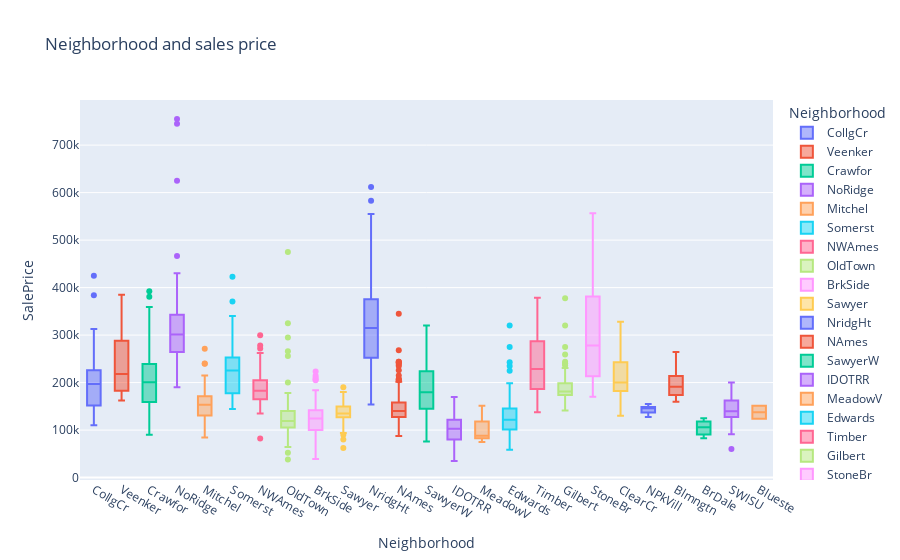

The cell this chart's notebook holds for it:
### Markdown cell above
# Mahalle
Mahalle değişkeni, satış fiyatları ile ilgili önemli bir faktördür. Bazı mahallelerin diğerlerinden daha yüksek fiyatlarla satıldığı görülmektedir. Aşağıdaki grafikte, NoRidge, NridgHt ve StoneBr mahallelerinin diğerlerinden daha yüksek fiyatlarla satıldığı görülmektedir.

### Code cell
# neighborhood and sales price with plotly
fig = px.box(df, x="Neighborhood", y="SalePrice", color =  "Neighborhood" ,  title="Neighborhood and sales price")
fig.show()

### Figure 1 — Plotly figure (JSON) as saved in the notebook; plotly's stock layout.template omitted (floating-point values rounded to 4 significant figures; data arrays with more than 128 entries replaced by an {"elided": "..."} marker saying what was removed)
{"data": [{"alignmentgroup": "True", "hovertemplate": "Neighborhood=%{x}<br>SalePrice=%{y}<extra></extra>", "legendgroup": "CollgCr", "marker": {"color": "#636efa"}, "name": "CollgCr", "notched": false, "offsetgroup": "CollgCr", "orientation": "v", "showlegend": true, "type": "box", "x": {"elided": "150 str values"}, "x0": " ", "xaxis": "x", "y": {"elided": "150 int values"}, "y0": " ", "yaxis": "y"}, {"alignmentgroup": "True", "hovertemplate": "Neighborhood=%{x}<br>SalePrice=%{y}<extra></extra>", "legendgroup": "Veenker", "marker": {"color": "#EF553B"}, "name": "Veenker", "notched": false, "offsetgroup": "Veenker", "orientation": "v", "showlegend": true, "type": "box", "x": ["Veenker", "Veenker", "Veenker", "Veenker", "Veenker", "Veenker", "Veenker", "Veenker", "Veenker", "Veenker", "Veenker"], "x0": " ", "xaxis": "x", "y": [181500, 385000, 162500, 324000, 245500, 165000, 270000, 187000, 218000, 194000, 294000], "y0": " ", "yaxis": "y"}, {"alignmentgroup": "True", "hovertemplate": "Neighborhood=%{x}<br>SalePrice=%{y}<extra></extra>", "legendgroup": "Crawfor", "marker": {"color": "#00cc96"}, "name": "Crawfor", "notched": false, "offsetgroup": "Crawfor", "orientation": "v", "showlegend": true, "type": "box", "x": ["Crawfor", "Crawfor", "Crawfor", "Crawfor", "Crawfor", "Crawfor", "Crawfor", "Crawfor", "Crawfor", "Crawfor", "Crawfor", "Crawfor", "Crawfor", "Crawfor", "Crawfor", "Crawfor", "Crawfor", "Crawfor", "Crawfor", "Crawfor", "Crawfor", "Crawfor", "Crawfor", "Crawfor", "Crawfor", "Crawfor", "Crawfor", "Crawfor", "Crawfor", "Crawfor", "Crawfor", "Crawfor", "Crawfor", "Crawfor", "Crawfor", "Crawfor", "Crawfor", "Crawfor", "Crawfor", "Crawfor", "Crawfor", "Crawfor", "Crawfor", "Crawfor", "Crawfor", "Crawfor", "Crawfor", "Crawfor", "Crawfor", "Crawfor", "Crawfor"], "x0": " ", "xaxis": "x", "y": [140000, 163500, 217000, 259500, 200100, 315000, 311500, 235000, 158500, 157000, 177000, 239000, 90350, 188700, 289000, 96500, 234000, 200624, 217500, 359100, 149000, 137500, 257500, 222000, 164000, 189950, 250000, 145000, 145000, 160000, 165000, 119750, 220000, 219500, 174500, 230000, 224000, 239000, 154900, 392500, 138887, 230000, 381000, 139000, 177500, 335000, 177000, 275000, 223000, 191000, 266500], "y0": " ", "yaxis": "y"}, {"alignmentgroup": "True", "hovertemplate": "Neighborhood=%{x}<br>SalePrice=%{y}<extra></extra>", "legendgroup": "NoRidge", "marker": {"color": "#ab63fa"}, "name": "NoRidge", "notched": false, "offsetgroup": "NoRidge", "orientation": "v", "showlegend": true, "type": "box", "x": ["NoRidge", "NoRidge", "NoRidge", "NoRidge", "NoRidge", "NoRidge", "NoRidge", "NoRidge", "NoRidge", "NoRidge", "NoRidge", "NoRidge", "NoRidge", "NoRidge", "NoRidge", "NoRidge", "NoRidge", "NoRidge", "NoRidge", "NoRidge", "NoRidge", "NoRidge", "NoRidge", "NoRidge", "NoRidge", "NoRidge", "NoRidge", "NoRidge", "NoRidge", "NoRidge", "NoRidge", "NoRidge", "NoRidge", "NoRidge", "NoRidge", "NoRidge", "NoRidge", "NoRidge", "NoRidge", "NoRidge", "NoRidge"], "x0": " ", "xaxis": "x", "y": [250000, 260000, 290000, 403000, 290000, 260000, 280000, 258000, 315000, 430000, 265000, 315750, 248000, 268000, 350000, 402000, 221000, 755000, 341000, 260400, 290000, 337000, 269790, 336000, 348000, 310000, 248000, 325000, 625000, 285000, 745000, 262000, 301500, 290000, 302000, 333168, 190000, 410000, 466500, 340000, 271000], "y0": " ", "yaxis": "y"}, {"alignmentgroup": "True", "hovertemplate": "Neighborhood=%{x}<br>SalePrice=%{y}<extra></extra>", "legendgroup": "Mitchel", "marker": {"color": "#FFA15A"}, "name": "Mitchel", "notched": false, "offsetgroup": "Mitchel", "orientation": "v", "showlegend": true, "type": "box", "x": ["Mitchel", "Mitchel", "Mitchel", "Mitchel", "Mitchel", "Mitchel", "Mitchel", "Mitchel", "Mitchel", "Mitchel", "Mitchel", "Mitchel", "Mitchel", "Mitchel", "Mitchel", "Mitchel", "Mitchel", "Mitchel", "Mitchel", "Mitchel", "Mitchel", "Mitchel", "Mitchel", "Mitchel", "Mitchel", "Mitchel", "Mitchel", "Mitchel", "Mitchel", "Mitchel", "Mitchel", "Mitchel", "Mitchel", "Mitchel", "Mitchel", "Mitchel", "Mitchel", "Mitchel", "Mitchel", "Mitchel", "Mitchel", "Mitchel", "Mitchel", "Mitchel", "Mitchel", "Mitchel", "Mitchel", "Mitchel", "Mitchel"], "x0": " ", "xaxis": "x", "y": [143000, 239686, 129500, 153500, 171000, 173000, 171500, 124500, 201000, 142500, 156000, 215000, 206300, 113000, 188000, 164000, 134000, 129500, 170000, 138000, 147000, 160000, 162000, 135000, 165500, 146800, 271000, 132250, 131000, 150900, 143000, 172000, 126000, 240000, 115000, 93500, 196000, 171000, 119500, 168000, 165000, 169900, 130000, 139000, 130500, 112000, 160000, 157900, 84500], "y0": " ", "yaxis": "y"}, {"alignmentgroup": "True", "hovertemplate": "Neighborhood=%{x}<br>SalePrice=%{y}<extra></extra>", "legendgroup": "Somerst", "marker": {"color": "#19d3f3"}, "name": "Somerst", "notched": false, "offsetgroup": "Somerst", "orientation": "v", "showlegend": true, "type": "box", "x": ["Somerst", "Somerst", "Somerst", "Somerst", "Somerst", "Somerst", "Somerst", "Somerst", "Somerst", "Somerst", "Somerst", "Somerst", "Somerst", "Somerst", "Somerst", "Somerst", "Somerst", "Somerst", "Somerst", "Somerst", "Somerst", "Somerst", "Somerst", "Somerst", "Somerst", "Somerst", "Somerst", "Somerst", "Somerst", "Somerst", "Somerst", "Somerst", "Somerst", "Somerst", "Somerst", "Somerst", "Somerst", "Somerst", "Somerst", "Somerst", "Somerst", "Somerst", "Somerst", "Somerst", "Somerst", "Somerst", "Somerst", "Somerst", "Somerst", "Somerst", "Somerst", "Somerst", "Somerst", "Somerst", "Somerst", "Somerst", "Somerst", "Somerst", "Somerst", "Somerst", "Somerst", "Somerst", "Somerst", "Somerst", "Somerst", "Somerst", "Somerst", "Somerst", "Somerst", "Somerst", "Somerst", "Somerst", "Somerst", "Somerst", "Somerst", "Somerst", "Somerst", "Somerst", "Somerst", "Somerst", "Somerst", "Somerst", "Somerst", "Somerst", "Somerst", "Somerst"], "x0": " ", "xaxis": "x", "y": [307000, 249700, 172500, 245000, 164500, 250000, 176000, 254900, 177000, 311872, 252678, 262500, 207500, 266000, 185000, 244600, 164700, 239000, 270000, 340000, 187750, 241000, 339750, 222000, 210000, 263435, 226700, 208300, 176000, 263000, 146000, 151000, 168500, 226000, 370878, 205950, 423000, 227875, 148800, 196000, 172500, 179400, 215200, 264132, 225000, 227680, 232600, 147400, 151000, 250580, 303477, 328900, 255000, 173733, 320000, 253000, 155000, 182000, 165000, 199900, 197000, 232000, 252000, 197000, 160000, 235128, 171900, 174000, 290000, 229456, 214000, 248328, 186500, 183900, 232000, 208900, 147000, 227000, 177500, 144152, 216000, 250000, 282922, 310000, 287090, 185000], "y0": " ", "yaxis": "y"}, {"alignmentgroup": "True", "hovertemplate": "Neighborhood=%{x}<br>SalePrice=%{y}<extra></extra>", "legendgroup": "NWAmes", "marker": {"color": "#FF6692"}, "name": "NWAmes", "notched": false, "offsetgroup": "NWAmes", "orientation": "v", "showlegend": true, "type": "box", "x": ["NWAmes", "NWAmes", "NWAmes", "NWAmes", "NWAmes", "NWAmes", "NWAmes", "NWAmes", "NWAmes", "NWAmes", "NWAmes", "NWAmes", "NWAmes", "NWAmes", "NWAmes", "NWAmes", "NWAmes", "NWAmes", "NWAmes", "NWAmes", "NWAmes", "NWAmes", "NWAmes", "NWAmes", "NWAmes", "NWAmes", "NWAmes", "NWAmes", "NWAmes", "NWAmes", "NWAmes", "NWAmes", "NWAmes", "NWAmes", "NWAmes", "NWAmes", "NWAmes", "NWAmes", "NWAmes", "NWAmes", "NWAmes", "NWAmes", "NWAmes", "NWAmes", "NWAmes", "NWAmes", "NWAmes", "NWAmes", "NWAmes", "NWAmes", "NWAmes", "NWAmes", "NWAmes", "NWAmes", "NWAmes", "NWAmes", "NWAmes", "NWAmes", "NWAmes", "NWAmes", "NWAmes", "NWAmes", "NWAmes", "NWAmes", "NWAmes", "NWAmes", "NWAmes", "NWAmes", "NWAmes", "NWAmes", "NWAmes", "NWAmes", "NWAmes"], "x0": " ", "xaxis": "x", "y": [200000, 205000, 190000, 181000, 174000, 190000, 179900, 241500, 175500, 235000, 175000, 260000, 187500, 202500, 190000, 215000, 175500, 190000, 175000, 158000, 213250, 229000, 148000, 240000, 165150, 82500, 152000, 197900, 140000, 165000, 157000, 299800, 196500, 161500, 181000, 152000, 250000, 207500, 175000, 176000, 197500, 272000, 195000, 185000, 136905, 227000, 173000, 278000, 180000, 154000, 145000, 157000, 205000, 197500, 185000, 153500, 170000, 178000, 185750, 162000, 197900, 143000, 162900, 167900, 135000, 262500, 170000, 250000, 215000, 179900, 182900, 197000, 210000], "y0": " ", "yaxis": "y"}, {"alignmentgroup": "True", "hovertemplate": "Neighborhood=%{x}<br>SalePrice=%{y}<extra></extra>", "legendgroup": "OldTown", "marker": {"color": "#B6E880"}, "name": "OldTown", "notched": false, "offsetgroup": "OldTown", "orientation": "v", "showlegend": true, "type": "box", "x": ["OldTown", "OldTown", "OldTown", "OldTown", "OldTown", "OldTown", "OldTown", "OldTown", "OldTown", "OldTown", "OldTown", "OldTown", "OldTown", "OldTown", "OldTown", "OldTown", "OldTown", "OldTown", "OldTown", "OldTown", "OldTown", "OldTown", "OldTown", "OldTown", "OldTown", "OldTown", "OldTown", "OldTown", "OldTown", "OldTown", "OldTown", "OldTown", "OldTown", "OldTown", "OldTown", "OldTown", "OldTown", "OldTown", "OldTown", "OldTown", "OldTown", "OldTown", "OldTown", "OldTown", "OldTown", "OldTown", "OldTown", "OldTown", "OldTown", "OldTown", "OldTown", "OldTown", "OldTown", "OldTown", "OldTown", "OldTown", "OldTown", "OldTown", "OldTown", "OldTown", "OldTown", "OldTown", "OldTown", "OldTown", "OldTown", "OldTown", "OldTown", "OldTown", "OldTown", "OldTown", "OldTown", "OldTown", "OldTown", "OldTown", "OldTown", "OldTown", "OldTown", "OldTown", "OldTown", "OldTown", "OldTown", "OldTown", "OldTown", "OldTown", "OldTown", "OldTown", "OldTown", "OldTown", "OldTown", "OldTown", "OldTown", "OldTown", "OldTown", "OldTown", "OldTown", "OldTown", "OldTown", "OldTown", "OldTown", "OldTown", "OldTown", "OldTown", "OldTown", "OldTown", "OldTown", "OldTown", "OldTown", "OldTown", "OldTown", "OldTown", "OldTown", "OldTown", "OldTown"], "x0": " ", "xaxis": "x", "y": [129900, 113000, 140000, 80000, 107400, 110000, 133900, 100000, 115000, 87000, 125000, 103200, 152000, 128500, 100000, 200000, 475000, 135000, 104000, 112000, 110000, 107000, 110500, 79000, 137000, 97000, 130000, 73000, 295000, 119900, 178000, 126175, 105900, 109000, 115000, 135000, 79900, 116000, 120000, 110000, 98000, 161000, 89471, 155000, 160000, 91300, 124500, 161000, 106250, 125000, 112500, 131500, 325000, 114504, 124000, 144000, 93000, 87000, 109500, 108480, 140000, 159500, 163000, 132000, 265979, 96500, 128000, 139000, 107900, 106000, 93000, 153500, 157500, 153900, 66500, 124900, 37900, 117000, 168000, 86000, 85000, 87000, 90000, 110500, 170000, 117000, 140000, 117500, 116900, 143000, 115000, 120000, 95000, 125000, 144000, 129500, 122000, 107500, 147000, 256000, 52500, 108500, 122000, 105000, 157000, 136000, 163000, 105000, 125500, 122500, 119000, 64500, 149700], "y0": " ", "yaxis": "y"}, {"alignmentgroup": "True", "hovertemplate": "Neighborhood=%{x}<br>SalePrice=%{y}<extra></extra>", "legendgroup": "BrkSide", "marker": {"color": "#FF97FF"}, "name": "BrkSide", "notched": false, "offsetgroup": "BrkSide", "orientation": "v", "showlegend": true, "type": "box", "x": ["BrkSide", "BrkSide", "BrkSide", "BrkSide", "BrkSide", "BrkSide", "BrkSide", "BrkSide", "BrkSide", "BrkSide", "BrkSide", "BrkSide", "BrkSide", "BrkSide", "BrkSide", "BrkSide", "BrkSide", "BrkSide", "BrkSide", "BrkSide", "BrkSide", "BrkSide", "BrkSide", "BrkSide", "BrkSide", "BrkSide", "BrkSide", "BrkSide", "BrkSide", "BrkSide", "BrkSide", "BrkSide", "BrkSide", "BrkSide", "BrkSide", "BrkSide", "BrkSide", "BrkSide", "BrkSide", "BrkSide", "BrkSide", "BrkSide", "BrkSide", "BrkSide", "BrkSide", "BrkSide", "BrkSide", "BrkSide", "BrkSide", "BrkSide", "BrkSide", "BrkSide", "BrkSide", "BrkSide", "BrkSide", "BrkSide", "BrkSide", "BrkSide"], "x0": " ", "xaxis": "x", "y": [118000, 132000, 68500, 114500, 127000, 105000, 115000, 127000, 76500, 205000, 153575, 214500, 140200, 145000, 100000, 119000, 162900, 110000, 184000, 159000, 128000, 39300, 210000, 113000, 133000, 130000, 79500, 60000, 141500, 89000, 52000, 129000, 100000, 223500, 109500, 88000, 79900, 116500, 167500, 85500, 121600, 128000, 102000, 144000, 149000, 117000, 80500, 127500, 180500, 132500, 72500, 82500, 134900, 131000, 137500, 120000, 207000, 121000], "y0": " ", "yaxis": "y"}, {"alignmentgroup": "True", "hovertemplate": "Neighborhood=%{x}<br>SalePrice=%{y}<extra></extra>", "legendgroup": "Sawyer", "marker": {"color": "#FECB52"}, "name": "Sawyer", "notched": false, "offsetgroup": "Sawyer", "orientation": "v", "showlegend": true, "type": "box", "x": ["Sawyer", "Sawyer", "Sawyer", "Sawyer", "Sawyer", "Sawyer", "Sawyer", "Sawyer", "Sawyer", "Sawyer", "Sawyer", "Sawyer", "Sawyer", "Sawyer", "Sawyer", "Sawyer", "Sawyer", "Sawyer", "Sawyer", "Sawyer", "Sawyer", "Sawyer", "Sawyer", "Sawyer", "Sawyer", "Sawyer", "Sawyer", "Sawyer", "Sawyer", "Sawyer", "Sawyer", "Sawyer", "Sawyer", "Sawyer", "Sawyer", "Sawyer", "Sawyer", "Sawyer", "Sawyer", "Sawyer", "Sawyer", "Sawyer", "Sawyer", "Sawyer", "Sawyer", "Sawyer", "Sawyer", "Sawyer", "Sawyer", "Sawyer", "Sawyer", "Sawyer", "Sawyer", "Sawyer", "Sawyer", "Sawyer", "Sawyer", "Sawyer", "Sawyer", "Sawyer", "Sawyer", "Sawyer", "Sawyer", "Sawyer", "Sawyer", "Sawyer", "Sawyer", "Sawyer", "Sawyer", "Sawyer", "Sawyer", "Sawyer", "Sawyer", "Sawyer"], "x0": " ", "xaxis": "x", "y": [129500, 144000, 90000, 154000, 149350, 127000, 136500, 139000, 180000, 125000, 172500, 143900, 125000, 151000, 122000, 108000, 150000, 149500, 62383, 132500, 132500, 130000, 158000, 121500, 164500, 137000, 118500, 135000, 168000, 128500, 138500, 109900, 130500, 131400, 108000, 142000, 175000, 158900, 134900, 142500, 143500, 128000, 171000, 170000, 127000, 131500, 129000, 148000, 172500, 154500, 165000, 135000, 125500, 132000, 139000, 135000, 155000, 133000, 130000, 140000, 94000, 80000, 129000, 108959, 158000, 148000, 145000, 125000, 112000, 134000, 190000, 137000, 112000, 129000], "y0": " ", "yaxis": "y"}, {"alignmentgroup": "True", "hovertemplate": "Neighborhood=%{x}<br>SalePrice=%{y}<extra></extra>", "legendgroup": "NridgHt", "marker": {"color": "#636efa"}, "name": "NridgHt", "notched": false, "offsetgroup": "NridgHt", "orientation": "v", "showlegend": true, "type": "box", "x": ["NridgHt", "NridgHt", "NridgHt", "NridgHt", "NridgHt", "NridgHt", "NridgHt", "NridgHt", "NridgHt", "NridgHt", "NridgHt", "NridgHt", "NridgHt", "NridgHt", "NridgHt", "NridgHt", "NridgHt", "NridgHt", "NridgHt", "NridgHt", "NridgHt", "NridgHt", "NridgHt", "NridgHt", "NridgHt", "NridgHt", "NridgHt", "NridgHt", "NridgHt", "NridgHt", "NridgHt", "NridgHt", "NridgHt", "NridgHt", "NridgHt", "NridgHt", "NridgHt", "NridgHt", "NridgHt", "NridgHt", "NridgHt", "NridgHt", "NridgHt", "NridgHt", "NridgHt", "NridgHt", "NridgHt", "NridgHt", "NridgHt", "NridgHt", "NridgHt", "NridgHt", "NridgHt", "NridgHt", "NridgHt", "NridgHt", "NridgHt", "NridgHt", "NridgHt", "NridgHt", "NridgHt", "NridgHt", "NridgHt", "NridgHt", "NridgHt", "NridgHt", "NridgHt", "NridgHt", "NridgHt", "NridgHt", "NridgHt", "NridgHt", "NridgHt", "NridgHt", "NridgHt", "NridgHt", "NridgHt"], "x0": " ", "xaxis": "x", "y": [345000, 325300, 256300, 306000, 277500, 309000, 319900, 202500, 317000, 372402, 412500, 220000, 325624, 274900, 386250, 318000, 415298, 207500, 360000, 342643, 354000, 284000, 207000, 266000, 154000, 437154, 318061, 426000, 280000, 555000, 250000, 440000, 380000, 326000, 374000, 202665, 402861, 446261, 255500, 284000, 214000, 253293, 451950, 275000, 314813, 209500, 274000, 194700, 254000, 275500, 395000, 485000, 582933, 224000, 385000, 350000, 611657, 285000, 173000, 395192, 337500, 196000, 185850, 335000, 280000, 318000, 230000, 233170, 367294, 175500, 465000, 171750, 281000, 325000, 202500, 315000, 394617], "y0": " ", "yaxis": "y"}, {"alignmentgroup": "True", "hovertemplate": "Neighborhood=%{x}<br>SalePrice=%{y}<extra></extra>", "legendgroup": "NAmes", "marker": {"color": "#EF553B"}, "name": "NAmes", "notched": false, "offsetgroup": "NAmes", "orientation": "v", "showlegend": true, "type": "box", "x": {"elided": "225 str values"}, "x0": " ", "xaxis": "x", "y": {"elided": "225 int values"}, "y0": " ", "yaxis": "y"}, {"alignmentgroup": "True", "hovertemplate": "Neighborhood=%{x}<br>SalePrice=%{y}<extra></extra>", "legendgroup": "SawyerW", "marker": {"color": "#00cc96"}, "name": "SawyerW", "notched": false, "offsetgroup": "SawyerW", "orientation": "v", "showlegend": true, "type": "box", "x": ["SawyerW", "SawyerW", "SawyerW", "SawyerW", "SawyerW", "SawyerW", "SawyerW", "SawyerW", "SawyerW", "SawyerW", "SawyerW", "SawyerW", "SawyerW", "SawyerW", "SawyerW", "SawyerW", "SawyerW", "SawyerW", "SawyerW", "SawyerW", "SawyerW", "SawyerW", "SawyerW", "SawyerW", "SawyerW", "SawyerW", "SawyerW", "SawyerW", "SawyerW", "SawyerW", "SawyerW", "SawyerW", "SawyerW", "SawyerW", "SawyerW", "SawyerW", "SawyerW", "SawyerW", "SawyerW", "SawyerW", "SawyerW", "SawyerW", "SawyerW", "SawyerW", "SawyerW", "SawyerW", "SawyerW", "SawyerW", "SawyerW", "SawyerW", "SawyerW", "SawyerW", "SawyerW", "SawyerW", "SawyerW", "SawyerW", "SawyerW", "SawyerW", "SawyerW"], "x0": " ", "xaxis": "x", "y": [159000, 144000, 158000, 178000, 118964, 320000, 153900, 141000, 153337, 277000, 194500, 120000, 205000, 173000, 228500, 179200, 225000, 301000, 82000, 125000, 76000, 228000, 275000, 187000, 215000, 316600, 220000, 193500, 143000, 179000, 144000, 175900, 233000, 171000, 189000, 213000, 152000, 236000, 118858, 142953, 238000, 201000, 193000, 184900, 119900, 99500, 262280, 147000, 179900, 239500, 180000, 271900, 107000, 189000, 142500, 179200, 155000, 215000, 257000], "y0": " ", "yaxis": "y"}, {"alignmentgroup": "True", "hovertemplate": "Neighborhood=%{x}<br>SalePrice=%{y}<extra></extra>", "legendgroup": "IDOTRR", "marker": {"color": "#ab63fa"}, "name": "IDOTRR", "notched": false, "offsetgroup": "IDOTRR", "orientation": "v", "showlegend": true, "type": "box", "x": ["IDOTRR", "IDOTRR", "IDOTRR", "IDOTRR", "IDOTRR", "IDOTRR", "IDOTRR", "IDOTRR", "IDOTRR", "IDOTRR", "IDOTRR", "IDOTRR", "IDOTRR", "IDOTRR", "IDOTRR", "IDOTRR", "IDOTRR", "IDOTRR", "IDOTRR", "IDOTRR", "IDOTRR", "IDOTRR", "IDOTRR", "IDOTRR", "IDOTRR", "IDOTRR", "IDOTRR", "IDOTRR", "IDOTRR", "IDOTRR", "IDOTRR", "IDOTRR", "IDOTRR", "IDOTRR", "IDOTRR", "IDOTRR", "IDOTRR"], "x0": " ", "xaxis": "x", "y": [139400, 40000, 110000, 101000, 85000, 169500, 115000, 100000, 84500, 120500, 152000, 89500, 87000, 78000, 147000, 67000, 119500, 34900, 108000, 141000, 135000, 55000, 102776, 103000, 109900, 55993, 106500, 35311, 91000, 81000, 127000, 118400, 120500, 68400, 55000, 125500, 125500], "y0": " ", "yaxis": "y"}, {"alignmentgroup": "True", "hovertemplate": "Neighborhood=%{x}<br>SalePrice=%{y}<extra></extra>", "legendgroup": "MeadowV", "marker": {"color": "#FFA15A"}, "name": "MeadowV", "notched": false, "offsetgroup": "MeadowV", "orientation": "v", "showlegend": true, "type": "box", "x": ["MeadowV", "MeadowV", "MeadowV", "MeadowV", "MeadowV", "MeadowV", "MeadowV", "MeadowV", "MeadowV", "MeadowV", "MeadowV", "MeadowV", "MeadowV", "MeadowV", "MeadowV", "MeadowV", "MeadowV"], "x0": " ", "xaxis": "x", "y": [129900, 91000, 85000, 134000, 81000, 86000, 115000, 75500, 84500, 75000, 88000, 97000, 80000, 151400, 83500, 127000, 92000], "y0": " ", "yaxis": "y"}, {"alignmentgroup": "True", "hovertemplate": "Neighborhood=%{x}<br>SalePrice=%{y}<extra></extra>", "legendgroup": "Edwards", "marker": {"color": "#19d3f3"}, "name": "Edwards", "notched": false, "offsetgroup": "Edwards", "orientation": "v", "showlegend": true, "type": "box", "x": ["Edwards", "Edwards", "Edwards", "Edwards", "Edwards", "Edwards", "Edwards", "Edwards", "Edwards", "Edwards", "Edwards", "Edwards", "Edwards", "Edwards", "Edwards", "Edwards", "Edwards", "Edwards", "Edwards", "Edwards", "Edwards", "Edwards", "Edwards", "Edwards", "Edwards", "Edwards", "Edwards", "Edwards", "Edwards", "Edwards", "Edwards", "Edwards", "Edwards", "Edwards", "Edwards", "Edwards", "Edwards", "Edwards", "Edwards", "Edwards", "Edwards", "Edwards", "Edwards", "Edwards", "Edwards", "Edwards", "Edwards", "Edwards", "Edwards", "Edwards", "Edwards", "Edwards", "Edwards", "Edwards", "Edwards", "Edwards", "Edwards", "Edwards", "Edwards", "Edwards", "Edwards", "Edwards", "Edwards", "Edwards", "Edwards", "Edwards", "Edwards", "Edwards", "Edwards", "Edwards", "Edwards", "Edwards", "Edwards", "Edwards", "Edwards", "Edwards", "Edwards", "Edwards", "Edwards", "Edwards", "Edwards", "Edwards", "Edwards", "Edwards", "Edwards", "Edwards", "Edwards", "Edwards", "Edwards", "Edwards", "Edwards", "Edwards", "Edwards", "Edwards", "Edwards", "Edwards", "Edwards", "Edwards", "Edwards", "Edwards"], "x0": " ", "xaxis": "x", "y": [82000, 94750, 83000, 136900, 155000, 130000, 79000, 127500, 243000, 120000, 130000, 140000, 98000, 186000, 113000, 148000, 131000, 82500, 95000, 198500, 61000, 81000, 125000, 119000, 129000, 60000, 126000, 110000, 118000, 127500, 148000, 140000, 184750, 86000, 107500, 108000, 108000, 185000, 118500, 225000, 67000, 85000, 155000, 108000, 167000, 137500, 103600, 123500, 135000, 320000, 179000, 98000, 102000, 107000, 116000, 130500, 157000, 135500, 135000, 145900, 150000, 127500, 110000, 125000, 82000, 100000, 176000, 84000, 139600, 84900, 144500, 91500, 159500, 137500, 112000, 118000, 80000, 149900, 235000, 93000, 104900, 113000, 165400, 99900, 177000, 115000, 140000, 160000, 130000, 119000, 111000, 79000, 100000, 117000, 58500, 105000, 274970, 112000, 145000, 147500], "y0": " ", "yaxis": "y"}, {"alignmentgroup": "True", "hovertemplate": "Neighborhood=%{x}<br>SalePrice=%{y}<extra></extra>", "legendgroup": "Timber", "marker": {"color": "#FF6692"}, "name": "Timber", "notched": false, "offsetgroup": "Timber", "orientation": "v", "showlegend": true, "type": "box", "x": ["Timber", "Timber", "Timber", "Timber", "Timber", "Timber", "Timber", "Timber", "Timber", "Timber", "Timber", "Timber", "Timber", "Timber", "Timber", "Timber", "Timber", "Timber", "Timber", "Timber", "Timber", "Timber", "Timber", "Timber", "Timber", "Timber", "Timber", "Timber", "Timber", "Timber", "Timber", "Timber", "Timber", "Timber", "Timber", "Timber", "Timber", "Timber"], "x0": " ", "xaxis": "x", "y": [170000, 220000, 269500, 228000, 184000, 375000, 228950, 202900, 175000, 204000, 175000, 315000, 224500, 369900, 305000, 335000, 176000, 312500, 187500, 248900, 187500, 201000, 137500, 270000, 214900, 287000, 293077, 315500, 250000, 186700, 265900, 378500, 180000, 283463, 239000, 167500, 281213, 160000], "y0": " ", "yaxis": "y"}, {"alignmentgroup": "True", "hovertemplate": "Neighborhood=%{x}<br>SalePrice=%{y}<extra></extra>", "legendgroup": "Gilbert", "marker": {"color": "#B6E880"}, "name": "Gilbert", "notched": false, "offsetgroup": "Gilbert", "orientation": "v", "showlegend": true, "type": "box", "x": ["Gilbert", "Gilbert", "Gilbert", "Gilbert", "Gilbert", "Gilbert", "Gilbert", "Gilbert", "Gilbert", "Gilbert", "Gilbert", "Gilbert", "Gilbert", "Gilbert", "Gilbert", "Gilbert", "Gilbert", "Gilbert", "Gilbert", "Gilbert", "Gilbert", "Gilbert", "Gilbert", "Gilbert", "Gilbert", "Gilbert", "Gilbert", "Gilbert", "Gilbert", "Gilbert", "Gilbert", "Gilbert", "Gilbert", "Gilbert", "Gilbert", "Gilbert", "Gilbert", "Gilbert", "Gilbert", "Gilbert", "Gilbert", "Gilbert", "Gilbert", "Gilbert", "Gilbert", "Gilbert", "Gilbert", "Gilbert", "Gilbert", "Gilbert", "Gilbert", "Gilbert", "Gilbert", "Gilbert", "Gilbert", "Gilbert", "Gilbert", "Gilbert", "Gilbert", "Gilbert", "Gilbert", "Gilbert", "Gilbert", "Gilbert", "Gilbert", "Gilbert", "Gilbert", "Gilbert", "Gilbert", "Gilbert", "Gilbert", "Gilbert", "Gilbert", "Gilbert", "Gilbert", "Gilbert", "Gilbert", "Gilbert", "Gilbert"], "x0": " ", "xaxis": "x", "y": [177000, 185000, 168500, 174000, 185000, 180000, 244000, 222500, 320000, 183500, 180500, 200000, 216500, 230000, 185000, 141000, 165600, 188500, 192000, 173000, 172400, 179000, 168000, 145000, 181134, 181000, 199900, 172785, 178000, 179665, 175000, 170000, 183200, 230500, 179540, 239900, 236000, 162000, 176000, 194500, 225000, 174000, 169000, 178000, 180000, 240000, 174000, 169990, 222000, 214000, 178900, 160000, 176485, 178000, 187500, 274725, 181000, 188000, 184100, 163900, 259000, 215000, 169000, 173000, 189000, 176000, 219210, 164000, 184000, 190000, 181000, 225000, 176500, 156932, 377500, 193000, 192140, 186500, 175000], "y0": " ", "yaxis": "y"}, {"alignmentgroup": "True", "hovertemplate": "Neighborhood=%{x}<br>SalePrice=%{y}<extra></extra>", "legendgroup": "StoneBr", "marker": {"color": "#FF97FF"}, "name": "StoneBr", "notched": false, "offsetgroup": "StoneBr", "orientation": "v", "showlegend": true, "type": "box", "x": ["StoneBr", "StoneBr", "StoneBr", "StoneBr", "StoneBr", "StoneBr", "StoneBr", "StoneBr", "StoneBr", "StoneBr", "StoneBr", "StoneBr", "StoneBr", "StoneBr", "StoneBr", "StoneBr", "StoneBr", "StoneBr", "StoneBr", "StoneBr", "StoneBr", "StoneBr", "StoneBr", "StoneBr", "StoneBr"], "x0": " ", "xaxis": "x", "y": [438780, 239000, 501837, 286000, 377426, 394432, 212000, 251000, 325000, 319000, 372500, 207500, 392000, 361919, 189000, 275000, 236500, 180000, 538000, 187500, 556581, 213500, 170000, 278000, 260000], "y0": " ", "yaxis": "y"}, {"alignmentgroup": "True", "hovertemplate": "Neighborhood=%{x}<br>SalePrice=%{y}<extra></extra>", "legendgroup": "ClearCr", "marker": {"color": "#FECB52"}, "name": "ClearCr", "notched": false, "offsetgroup": "ClearCr", "orientation": "v", "showlegend": true, "type": "box", "x": ["ClearCr", "ClearCr", "ClearCr", "ClearCr", "ClearCr", "ClearCr", "ClearCr", "ClearCr", "ClearCr", "ClearCr", "ClearCr", "ClearCr", "ClearCr", "ClearCr", "ClearCr", "ClearCr", "ClearCr", "ClearCr", "ClearCr", "ClearCr", "ClearCr", "ClearCr", "ClearCr", "ClearCr", "ClearCr", "ClearCr", "ClearCr", "ClearCr"], "x0": " ", "xaxis": "x", "y": [225000, 180000, 235000, 190000, 211000, 277000, 241500, 192000, 190000, 130000, 134432, 240000, 280000, 256000, 143000, 173000, 302000, 187500, 200000, 155000, 185000, 240000, 244400, 328000, 200500, 161500, 260000, 190000], "y0": " ", "yaxis": "y"}, {"alignmentgroup": "True", "hovertemplate": "Neighborhood=%{x}<br>SalePrice=%{y}<extra></extra>", "legendgroup": "NPkVill", "marker": {"color": "#636efa"}, "name": "NPkVill", "notched": false, "offsetgroup": "NPkVill", "orientation": "v", "showlegend": true, "type": "box", "x": ["NPkVill", "NPkVill", "NPkVill", "NPkVill", "NPkVill", "NPkVill", "NPkVill", "NPkVill", "NPkVill"], "x0": " ", "xaxis": "x", "y": [128000, 148500, 147000, 140000, 148500, 155000, 146000, 127500, 143750], "y0": " ", "yaxis": "y"}, {"alignmentgroup": "True", "hovertemplate": "Neighborhood=%{x}<br>SalePrice=%{y}<extra></extra>", "legendgroup": "Blmngtn", "marker": {"color": "#EF553B"}, "name": "Blmngtn", "notched": false, "offsetgroup": "Blmngtn", "orientation": "v", "showlegend": true, "type": "box", "x": ["Blmngtn", "Blmngtn", "Blmngtn", "Blmngtn", "Blmngtn", "Blmngtn", "Blmngtn", "Blmngtn", "Blmngtn", "Blmngtn", "Blmngtn", "Blmngtn", "Blmngtn", "Blmngtn", "Blmngtn", "Blmngtn", "Blmngtn"], "x0": " ", "xaxis": "x", "y": [167240, 192500, 192000, 172500, 178740, 234000, 194201, 264561, 160200, 215000, 159895, 181000, 213490, 191000, 174000, 246578, 175900], "y0": " ", "yaxis": "y"}, {"alignmentgroup": "True", "hovertemplate": "Neighborhood=%{x}<br>SalePrice=%{y}<extra></extra>", "legendgroup": "BrDale", "marker": {"color": "#00cc96"}, "name": "BrDale", "notched": false, "offsetgroup": "BrDale", "orientation": "v", "showlegend": true, "type": "box", "x": ["BrDale", "BrDale", "BrDale", "BrDale", "BrDale", "BrDale", "BrDale", "BrDale", "BrDale", "BrDale", "BrDale", "BrDale", "BrDale", "BrDale", "BrDale", "BrDale"], "x0": " ", "xaxis": "x", "y": [112000, 106000, 94500, 89500, 118000, 85400, 122500, 113000, 88000, 100000, 118000, 106000, 91500, 119500, 125000, 83000], "y0": " ", "yaxis": "y"}, {"alignmentgroup": "True", "hovertemplate": "Neighborhood=%{x}<br>SalePrice=%{y}<extra></extra>", "legendgroup": "SWISU", "marker": {"color": "#ab63fa"}, "name": "SWISU", "notched": false, "offsetgroup": "SWISU", "orientation": "v", "showlegend": true, "type": "box", "x": ["SWISU", "SWISU", "SWISU", "SWISU", "SWISU", "SWISU", "SWISU", "SWISU", "SWISU", "SWISU", "SWISU", "SWISU", "SWISU", "SWISU", "SWISU", "SWISU", "SWISU", "SWISU", "SWISU", "SWISU", "SWISU", "SWISU", "SWISU", "SWISU", "SWISU"], "x0": " ", "xaxis": "x", "y": [179500, 135900, 140000, 127000, 115000, 155000, 128000, 145000, 200000, 159434, 175000, 139500, 140000, 118500, 102000, 160000, 197000, 136500, 60000, 135000, 130000, 169000, 189000, 91000, 137450], "y0": " ", "yaxis": "y"}, {"alignmentgroup": "True", "hovertemplate": "Neighborhood=%{x}<br>SalePrice=%{y}<extra></extra>", "legendgroup": "Blueste", "marker": {"color": "#FFA15A"}, "name": "Blueste", "notched": false, "offsetgroup": "Blueste", "orientation": "v", "showlegend": true, "type": "box", "x": ["Blueste", "Blueste"], "x0": " ", "xaxis": "x", "y": [151000, 124000], "y0": " ", "yaxis": "y"}], "layout": {"autosize": true, "boxmode": "overlay", "legend": {"title": {"text": "Neighborhood"}, "tracegroupgap": 0}, "title": {"text": "Neighborhood and sales price"}, "xaxis": {"anchor": "y", "autorange": true, "categoryarray": ["CollgCr", "Veenker", "Crawfor", "NoRidge", "Mitchel", "Somerst", "NWAmes", "OldTown", "BrkSide", "Sawyer", "NridgHt", "NAmes", "SawyerW", "IDOTRR", "MeadowV", "Edwards", "Timber", "Gilbert", "StoneBr", "ClearCr", "NPkVill", "Blmngtn", "BrDale", "SWISU", "Blueste"], "categoryorder": "array", "domain": [0, 1], "range": [-0.5, 24.5], "title": {"text": "Neighborhood"}, "type": "category"}, "yaxis": {"anchor": "x", "autorange": true, "domain": [0, 1], "range": [-5106.0, 795000.0], "title": {"text": "SalePrice"}, "type": "linear"}}}
